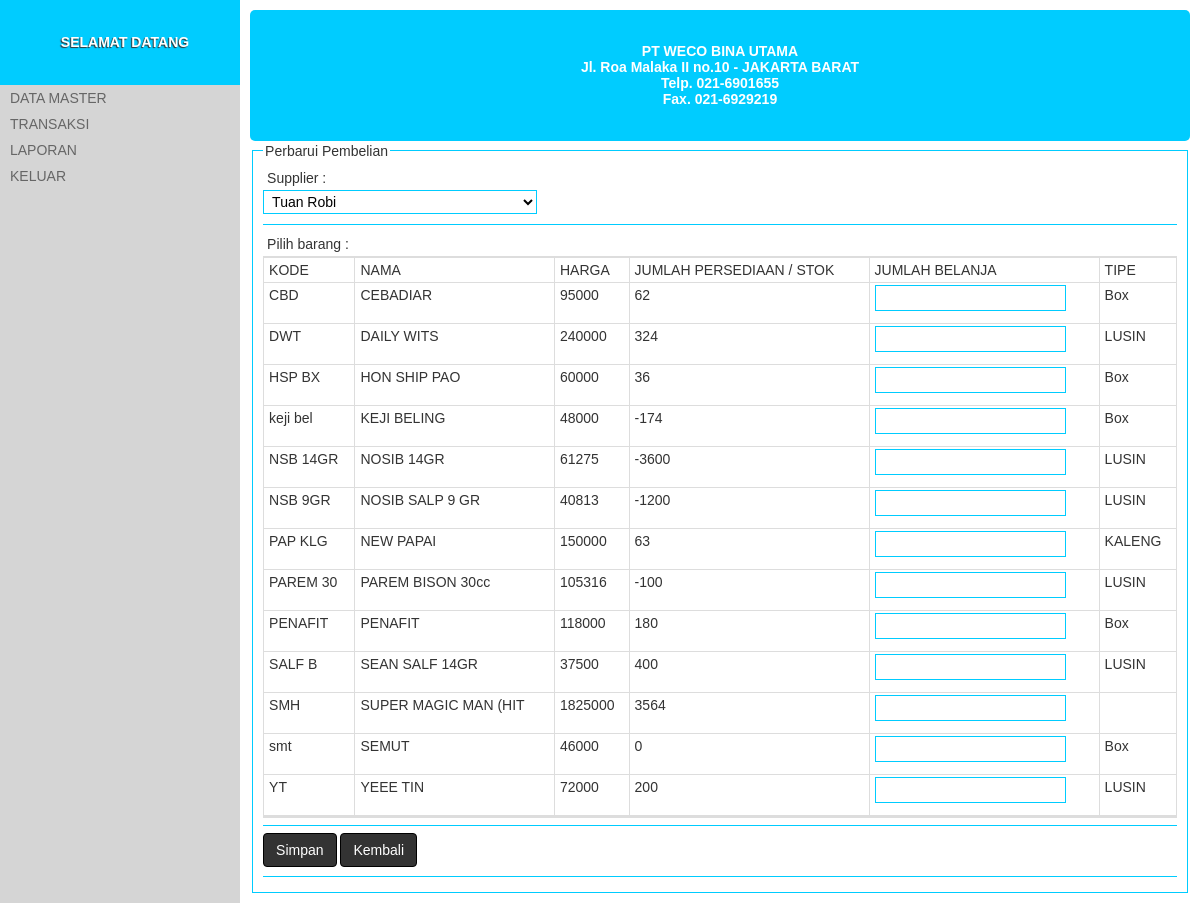
The page /?halaman=transaksi_pembelian_perbarui&jenis_laporan=pembelian&id_transaksi=234241 (signed in) on the database its author committed.
### tables this page shows
CREATE TABLE IF NOT EXISTS `barang` (
  `kode_barang` varchar(8) NOT NULL,
  `nama_barang` varchar(50) DEFAULT NULL,
  `harga` int(10) DEFAULT NULL,
  `stok` int(5) DEFAULT NULL,
  `diskon` float NOT NULL,
  `id_tipe_barang` int(4) DEFAULT NULL
);

CREATE TABLE IF NOT EXISTS `tipe_barang` (
  `id_tipe_barang` int(8) NOT NULL,
  `nama_tipe_barang` varchar(20) DEFAULT NULL
);

### sistem/kontroler.php (called while the page is built, shortened)
<?php
require_once TEMA_HALAMAN;

### index.php (called while the page is built, shortened)
<?php
require_once DIREKTORI . 'sistem/kontroler.php';

### app/halaman_transaksi_pembelian_perbarui.php (the view, shortened to what this page needs)
<?php
$id_transaksi = $_GET['id_transaksi'];
$SQL = mysql_query("SELECT * FROM transaksi WHERE id_transaksi = '{$id_transaksi}' LIMIT 1");
$data = (object) mysql_fetch_assoc($SQL);
?>
<form action="" method="post" class="formulir-umum" enctype="multipart/form-data">
	<fieldset>
		<legend>Perbarui Pembelian</legend>
		<label>Supplier : </label>
		<select name="id_supplier" >
			<?php
			$Q = mysql_query("SELECT supplier.*,IF(supplier.id_supplier={$data->id_supplier},'selected','') AS supplier_selected FROM supplier");
			while ($c = mysql_fetch_object($Q)):
				echo '<option value="'.$c->id_supplier.'" '.$c->supplier_selected.'>'.$c->nama_supplier.'</option>';
			endwhile;
			?>
		</select>
		<hr />
		<label>Pilih barang :</label>
		<table>
			<thead>
				<tr>
					<th>Kode</th>
					<th>Nama</th>
					<th>Harga</th>
					<th>Jumlah Persediaan / stok</th>
					<th>Jumlah Belanja</th>
					<th>Tipe</th>
				</tr>
			</thead>
			<tbody>
				<?php
				$Q = mysql_query("
				SELECT barang.*,tipe_barang.nama_tipe_barang,transaksi_rinci.banyaknya
				FROM barang
				LEFT JOIN tipe_barang ON tipe_barang.id_tipe_barang = barang.id_tipe_barang
				LEFT JOIN transaksi_rinci ON (barang.kode_barang = transaksi_rinci.kode_barang AND transaksi_rinci.id_transaksi = '{$id_transaksi}')
				")or die(mysql_error());
				$n = 0;
				while($o = mysql_fetch_object($Q)):
					echo "
					<tr>
						<td>{$o->kode_barang}</td>
						<td>{$o->nama_barang}</td>
						<td>{$o->harga}</td>
						<td>{$o->stok}</td>
						<td>
							<input type='hidden' name='kode_barang[{$n}]' value='{$o->kode_barang}' />
							<input type='hidden' name='harga_saatini[{$n}]' value='{$o->harga}' />
							<input type='text' name='banyaknya[{$n}]' value='{$o->banyaknya}' />
						</td>
						<td>{$o->nama_tipe_barang}</td>
					</tr>";
					$n++;
				endwhile;
				?>
			</tbody>
		</table>
		<hr />
		<button type="submit" class="tombol">Simpan</button>
		<a href="?halaman=transaksi" class="tombol">Kembali</a>
		<hr />
	</fieldset>
</form>

### publik/tema/tema.css (style rules this page uses)
body { padding:0; margin:0; font-family:'Arial'; font-size:14px; color:#333333; background-color:#d5d5d5; }
a { text-decoration:none; }
hr { background-color:#0cf; border:0; height:1px; }
fieldset { border:1px solid #0cf; }
table { border-left:1px solid #dddddd; border-top:2px solid #dddddd; border-bottom:2px solid #dddddd; border-spacing:0; width:100%; }
table thead tr th, table tfoot tr th, table tbody tr td { border-right:1px solid #dddddd; border-bottom:1px solid #dddddd; border-spacing:0; padding:2px 5px; vertical-align: top; }
table thead tr th, table tfoot tr th, .navigasi li a { text-transform:uppercase; font-weight:100; }
.tombol { display: inline-block; padding: 6px 12px; margin-bottom: 2px; font-size: 14px; font-weight: normal; line-height: 1.428571429; text-align: center; white-space: nowrap; vertical-align: middle; cursor: pointer; border: 1px solid transparent; border-radius: 4px; -webkit-user-select: none; -moz-user-select: none; -ms-user-select: none; -o-user-select: none; user-select: none; color: #ffffff; background-color: #333333; border-color: #000000; }
.formulir-umum { width: 100%; }
.formulir-umum, .formulir-umum label, .formulir-umum textarea, .formulir-umum select, .formulir-umum input { min-height:20px; line-height:20px; font-size:14px; }
.formulir-umum label { width:100%; }
.formulir-umum input, .formulir-umum textarea, .formulir-umum select, .formulir-umum label { padding:2px 4px; float:left; vertical-align:middle; min-width:30%; background-color: transparent; }
.formulir-umum input, .formulir-umum textarea, .formulir-umum select { border:1px solid #0cf; margin-bottom:10px; }
.formulir-umum hr { clear: both; }

### rows shown on the page
barang: kode_barang "CBD", nama_barang "CEBADIAR", harga "95000", stok "62", id_tipe_barang.nama_tipe_barang "Box"
barang: kode_barang "DWT", nama_barang "DAILY WITS", harga "240000", stok "324", id_tipe_barang.nama_tipe_barang "LUSIN"
barang: kode_barang "HSP BX", nama_barang "HON SHIP PAO", harga "60000", stok "36", id_tipe_barang.nama_tipe_barang "Box"
barang: kode_barang "keji bel", nama_barang "KEJI BELING", harga "48000", stok "-174", id_tipe_barang.nama_tipe_barang "Box"
barang: kode_barang "NSB 14GR", nama_barang "NOSIB 14GR", harga "61275", stok "-3600", id_tipe_barang.nama_tipe_barang "LUSIN"
barang: kode_barang "NSB 9GR", nama_barang "NOSIB SALP 9 GR", harga "40813", stok "-1200", id_tipe_barang.nama_tipe_barang "LUSIN"
barang: kode_barang "PAP KLG", nama_barang "NEW PAPAI", harga "150000", stok "63", id_tipe_barang.nama_tipe_barang "KALENG"
barang: kode_barang "PAREM 30", nama_barang "PAREM BISON 30cc", harga "105316", stok "-100", id_tipe_barang.nama_tipe_barang "LUSIN"
barang: kode_barang "PENAFIT", nama_barang "PENAFIT", harga "118000", stok "180", id_tipe_barang.nama_tipe_barang "Box"
barang: kode_barang "SALF B", nama_barang "SEAN SALF 14GR", harga "37500", stok "400", id_tipe_barang.nama_tipe_barang "LUSIN"
barang: kode_barang "SMH", nama_barang "SUPER MAGIC MAN (HIT", harga "1825000", stok "3564"
barang: kode_barang "smt", nama_barang "SEMUT", harga "46000", stok "0", id_tipe_barang.nama_tipe_barang "Box"
barang: kode_barang "YT", nama_barang "YEEE TIN", harga "72000", stok "200", id_tipe_barang.nama_tipe_barang "LUSIN"

### other values the page prints
form field id_supplier "Tuan Robi"
